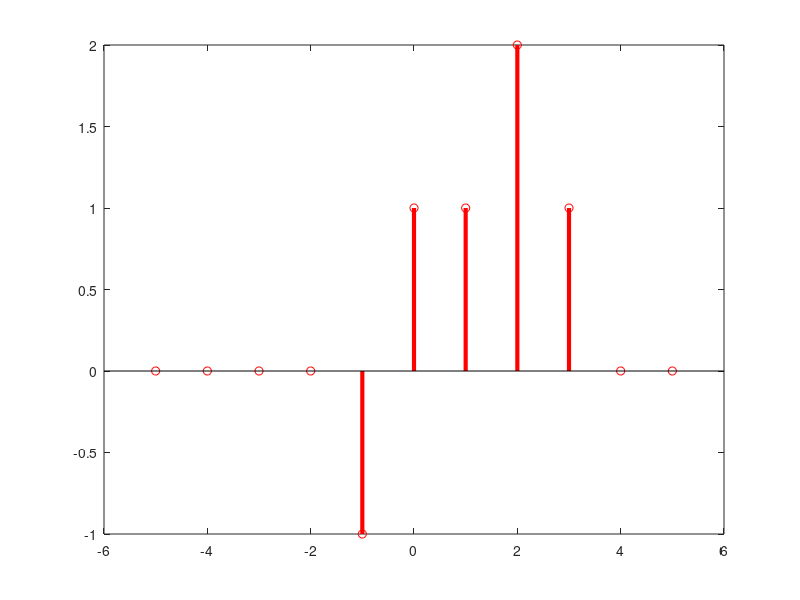
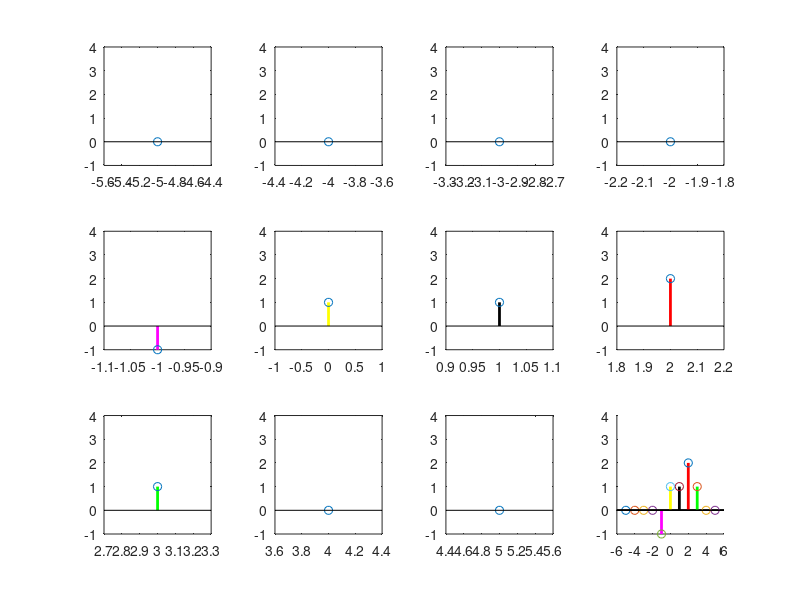
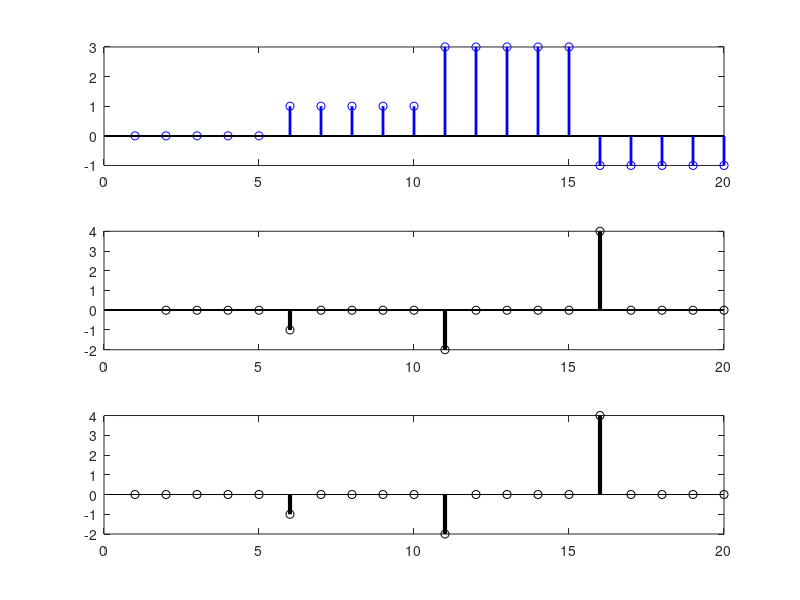
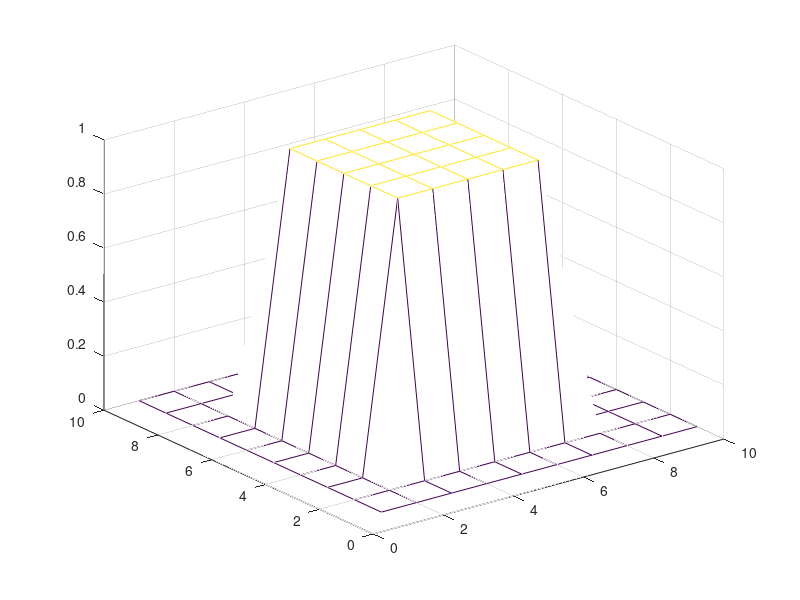

MATLAB code for these plots, in order: (Note: this script raises an error after producing the figures.)
%% simple function

n = -5:5;
x = [0 0 0 0 -1 1 1 2 1 0 0]; % think of these as the weights on detla
figure;
stem(n,x,'r','LineWidth',3); 

%% decomposing simple funtion

delta = [1]; %extremely simple delta function

%this is just vector of color options for ploting differnt colors
c = ['r';'g';'b';'c';'m';'y';'k';'r';'g';'b';'c'];

figure;
% decompose the funtion into separate translated and 
% weighted delta functions
for j = 1:length(x)
    y(j) = x(j) * delta
    
    subplot(3,4,j);
    stem(n(j),y(j),'LineWidth',2,'Color',c(j));
    ylim([-1 4]);
end;

% recompose the funtion from separate translated and 
% weighted delta functions
for j = 1:length(x)
    y(j) = x(j) * delta
    
    subplot(3,4,12);
    hold on
    stem(n(j),y(j),'LineWidth',2,'Color',c(j));
    ylim([-1 4]);
end;

%% simple convolution sum

% system
x = [0 0 0 0 0 1 1 1 1 1 3 3 3 3 3 -1 -1 -1 -1 -1 0 0 0 0 0]; 
% x = [0 0 0 0 0 1 1 1 1 1 0 0 0 0 0];

% impulse
% h = [1]; % simple edge detection function/matrix, try different values
h = [-1 1]; % simple edge detection function/matrix, try different values
% h = [1 0 -1]; % simple edge detection function/matrix, try different values
% h = [1 0.5 -0.5 -1]; % simple edge detection function/matrix, try different values
% h = [2 1 0 -1 -2]; 

h_flip = fliplr(h); % h = h(-t);

figure;
for n = 1:length(x)-(length(h)-1)
     
    subplot(3,1,1)
    cla; % clear current axes
    stem(x,'b','LineWidth',2); % plot x
    hold on;
    stem(n:n+length(h_flip)-1,h_flip,'r','LineWidth',2); % plot h
    xlim([0 20]);
    
    % plot y, "pseudo" convolution sum (doesn't capture leading and
    % trailing zeros)
    subplot(3,1,2)
    stem(n+length(h_flip)-1,sum(x(n:n+length(h_flip)-1) .* h_flip),'k','LineWidth',3);
    hold on;
    xlim([0 20]);
    
    pause;
end

% check with Matlab convoltion function
subplot(3,1,3)
y = conv(h,x); 
stem(y,'k','LineWidth',3);
xlim([0 20]);

%% 2-D convolution

A = zeros(10);
A(3:7,3:7) = ones(5);
figure;
mesh(A);

s = [1 2 1; 0 0 0; -1 -2 -1]; % edge detection function/matrix
% why does this fucntion find edges when convolved with another function?
figure;
mesh(s);

figure;
H = conv2(A,s); % convolve to detect horizontal edges
subplot(1,3,1);
mesh(H);
V = conv2(A,s'); % transpose and convolve to detect vertical edges
subplot(1,3,2);
mesh(V);
subplot(1,3,3);
mesh(sqrt(H.^2 + V.^2)); % combine and normalize results

%% convolution for image processing
% convolution forms basis for more advance methods
I = imread('circuit.tif');
figure;
imshow(I);
BW1 = edge(I,'canny');
figure;
imshow(BW1);


